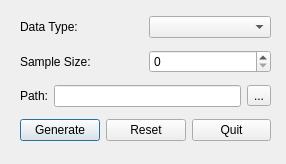
<?xml version="1.0" encoding="UTF-8"?>
<ui version="4.0">
 <class>SampleGeneratorDialog</class>
 <widget class="QDialog" name="SampleGeneratorDialog">
  <property name="geometry">
   <rect>
    <x>0</x>
    <y>0</y>
    <width>286</width>
    <height>164</height>
   </rect>
  </property>
  <property name="windowTitle">
   <string>Dialog</string>
  </property>
  <widget class="QWidget" name="">
   <property name="geometry">
    <rect>
     <x>20</x>
     <y>10</y>
     <width>251</width>
     <height>141</height>
    </rect>
   </property>
   <layout class="QGridLayout" name="gridLayout">
    <item row="0" column="0">
     <layout class="QHBoxLayout" name="horizontalLayout_2">
      <item>
       <widget class="QLabel" name="label">
        <property name="text">
         <string>Data Type:</string>
        </property>
       </widget>
      </item>
      <item>
       <widget class="QComboBox" name="cmb_type"/>
      </item>
     </layout>
    </item>
    <item row="1" column="0">
     <layout class="QHBoxLayout" name="horizontalLayout_3">
      <item>
       <widget class="QLabel" name="label_2">
        <property name="text">
         <string>Sample Size:</string>
        </property>
       </widget>
      </item>
      <item>
       <widget class="QSpinBox" name="sp_size"/>
      </item>
     </layout>
    </item>
    <item row="2" column="0">
     <layout class="QHBoxLayout" name="horizontalLayout_5">
      <item>
       <widget class="QLabel" name="label_3">
        <property name="text">
         <string>Path:</string>
        </property>
       </widget>
      </item>
      <item>
       <widget class="QLineEdit" name="lineEdit_path"/>
      </item>
      <item>
       <widget class="QToolButton" name="btn_open">
        <property name="text">
         <string>...</string>
        </property>
       </widget>
      </item>
     </layout>
    </item>
    <item row="3" column="0">
     <layout class="QHBoxLayout" name="horizontalLayout">
      <item>
       <widget class="QPushButton" name="btn_gen">
        <property name="text">
         <string>Generate</string>
        </property>
       </widget>
      </item>
      <item>
       <widget class="QPushButton" name="btn_reset">
        <property name="text">
         <string>Reset</string>
        </property>
       </widget>
      </item>
      <item>
       <widget class="QPushButton" name="btn_quit">
        <property name="text">
         <string>Quit</string>
        </property>
       </widget>
      </item>
     </layout>
    </item>
   </layout>
  </widget>
 </widget>
 <resources/>
 <connections/>
</ui>
